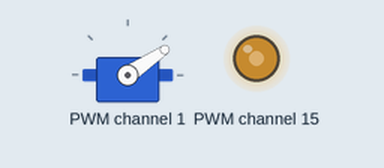
This program was run on a simulated Raspberry Pi (BCM pin numbers). Parts: servo, output pins drawn as LEDs (lit = HIGH). Servo angles are drawn from the pulse width (0.5 ms = 0°, 2.5 ms = 180°).

Above: at 0.1 s.
Timing chart, 0 to 1.6 s (numbered marks = the images above):
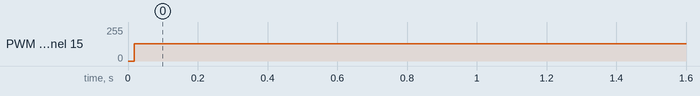

The program:

af_servo1.py
```python
#!/usr/bin/python

from Adafruit_PWM_Servo_Driver import PWM
import time

# ===========================================================================
# Example Code
# ===========================================================================

# Initialise the PWM device using the default address
pwm = PWM(0x40)
# Note if you'd like more debug output you can instead run:
#pwm = PWM(0x40, debug=True)

servoMin = 215  # Min pulse length out of 4096
servoMax = 700  # Max pulse length out of 4096

def setServoPulse(channel, pulse):
  pulseLength = 1000000                   # 1,000,000 us per second
  pulseLength /= 60                       # 60 Hz
  print "%d us per period" % pulseLength
  pulseLength /= 4096                     # 12 bits of resolution
  print "%d us per bit" % pulseLength
  pulse *= 1000
  pulse /= pulseLength
  pwm.setPWM(channel, 0, pulse)
  pwm.setPWM(channel, 1, pulse)

pwm.setPWMFreq(60)                        # Set frequency to 60 Hz
while (True):
  # Change speed of continuous servo on channel O
  pwm.setPWM(15, 1024, 3072)
  pwm.setPWM(1, 0, servoMin)
  time.sleep(1)
  pwm.setPWM(15,1024, 3072)
  pwm.setPWM(1, 5, servoMax)
  time.sleep(1)
```

Measured:
- by itself, PWM channel 15: 0/255 → 128/255 at 0.02 s
